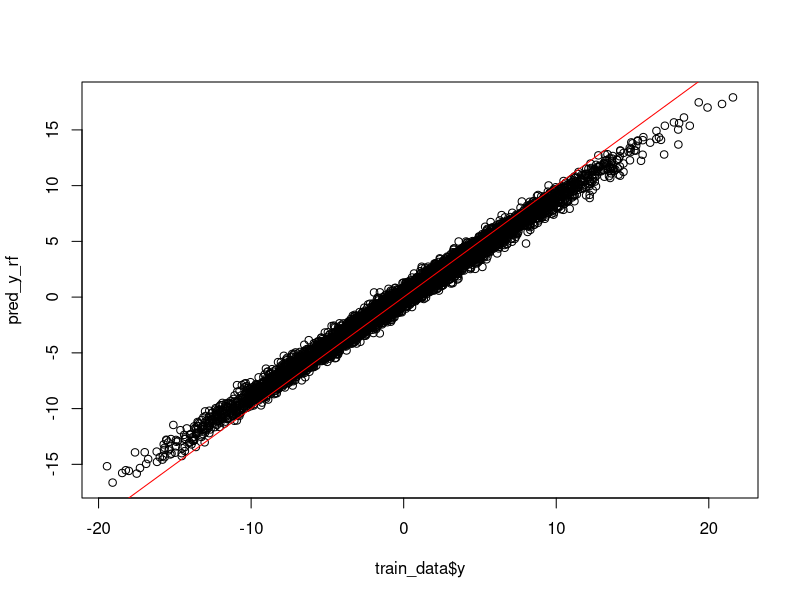
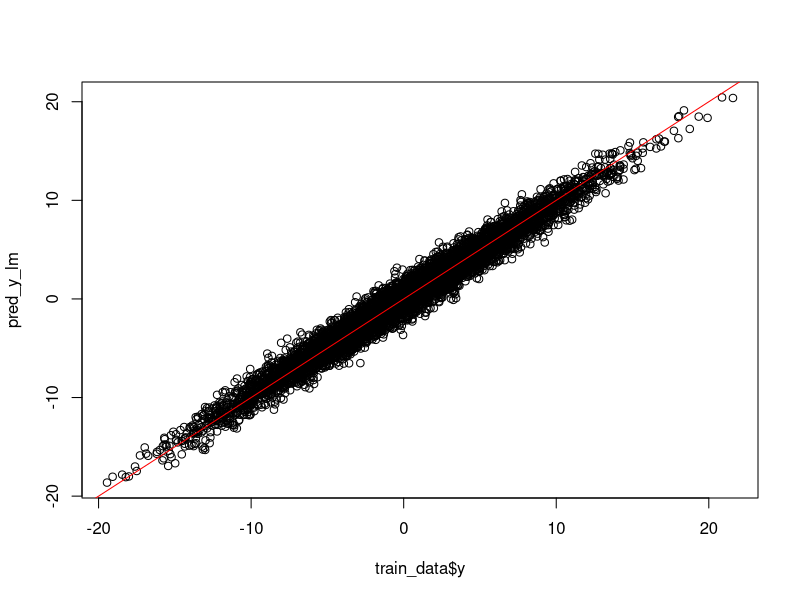

Generate these figures, in order, with R: (Note: this script raises an error after producing the figures.)


##############################################################################
# STEP 0: initial set up
##############################################################################

# =============================================================================#
# load libraries
# =============================================================================#
library(caret)
library(fitdistrplus)
library(ranger)
library(tidyverse)
library(MASS)



# =============================================================================#
# data creation
# =============================================================================#

# Set the mean and covariance for each feature
mu <- rep(0, 10)


# Set the covariance matrix with a range of 0 to 0.5
cov_range <- seq(0.0, 0.5, length.out = 10)
sigma <- diag(10) * 1.8
for (i in 1:10) {
  for (j in 1:10) {
    if (i != j) {
      sigma[i, j] <- cov_range[abs(i - j)]
    }
  }
}




# Generate 1000 samples from the multivariate normal distribution
data <- data.frame(mvrnorm(n = 10000, mu = mu, Sigma = sigma))

# create errror
error <- rnorm(10000, 0, 1) 

# create y by sum x's and add error
data$y <- rowSums(data[, 1:10]) + error






# =============================================================================#
# data partition
# =============================================================================#

# Create a vector of row indices for splitting into train and test sets
train_indices <- caret::createDataPartition(data$y, p = 0.7, list = FALSE)

# Split the data into train and test sets
train_data <- data[train_indices, ]
test_data <- data[-train_indices, ]




##############################################################################
# STEP 1: model development
##############################################################################


# =============================================================================#
# random forest model
# =============================================================================#
model_rf <- ranger(y ~ ., data = train_data)
model_lm <- lm(y ~ ., data = train_data)
model_rf
summary(model_lm)

pred_y_rf <- predict(model_rf, data = train_data)$predictions
pred_y_lm <- predict(model_lm, data = train_data)

plot(train_data$y, pred_y_rf)
abline(a = 0, b = 1, col = "red")

plot(train_data$y, pred_y_lm)
abline(a = 0, b = 1, col = "red")

fitdistrplus::fitdist(train_data$y, distr = "norm")
fitdistrplus::fitdist(pred_y_rf, distr = "norm")
fitdistrplus::fitdist(pred_y_lm, distr = "norm")

plot( test_data$y, pred_y)
abline(a = 0, b = 1, col = "red")

library(corrplot)

corrplot(cor(dat),
         method = "number",
         type = "upper" # show only upper side
)
